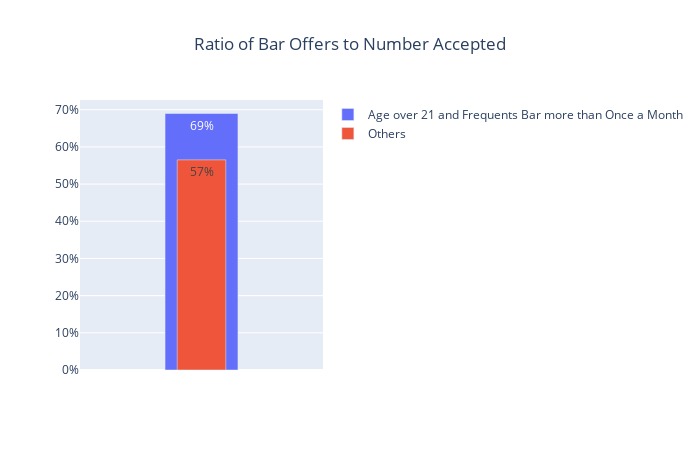

The notebook cell this image was saved under:
### Code cell
fig = go.Figure()
fig.add_trace(go.Bar(name='Over25', y=np.array(dataBar25Ratios.loc[1,'Rate']),width=.3))
fig.add_trace(go.Bar(name='Other', y=np.array(dataBar25Ratios.loc[0,'Rate']),width=.2))
fig.update_traces(text='69%',selector=({'name':'Over25'}))
fig.update_traces(text='57%', selector=({'name':'Other'}))
fig.update_layout(xaxis = go.XAxis(showticklabels=False),title='Ratio of Bar Offers to Number Accepted<br>',title_x = .5)
fig.update_layout(barmode='overlay',autosize=False, width=700)
fig.data[0].name ='Age over 21 and Frequents Bar more than Once a Month'
fig.data[1].name ='Others'
fig.layout.yaxis.tickformat = ',.0%'
#ax.yaxis.set_major_formatter(mtick.PercentFormatter())
fig.show()

### Figure 1 — Plotly figure (JSON) as saved in the notebook; plotly's stock layout.template omitted (floating-point values rounded to 4 significant figures)
{"data": [{"name": "Age over 21 and Frequents Bar more than Once a Month", "text": "69%", "type": "bar", "width": 0.3, "y": [0.6898]}, {"name": "Others", "text": "57%", "type": "bar", "width": 0.2, "y": [0.5652]}], "layout": {"autosize": false, "barmode": "overlay", "height": 450, "title": {"text": "Ratio of Bar Offers to Number Accepted<br>", "x": 0.5}, "width": 700, "xaxis": {"autorange": true, "range": [-0.5, 0.5], "showticklabels": false}, "yaxis": {"autorange": true, "range": [0, 0.7261], "tickformat": ",.0%", "type": "linear"}}}
